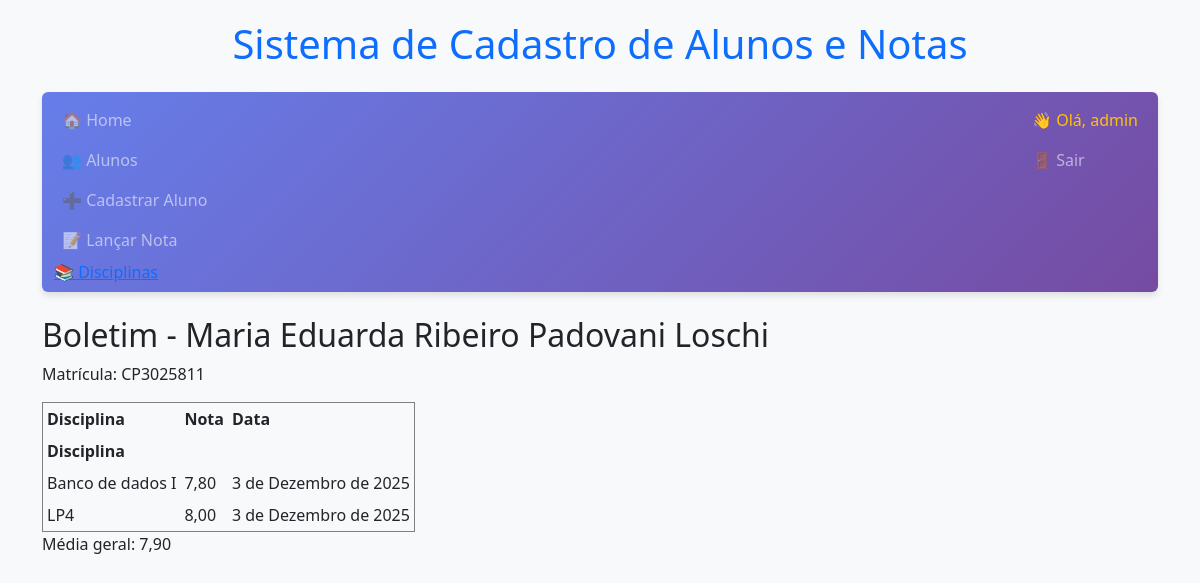
Page /alunos/1/boletim/ (signed in) on the committed database.
### alunos/models.py (models this page shows, shortened)
class Aluno(models.Model):
    nome = models.CharField(max_length=200)
    matricula = models.CharField(max_length=30, unique=True)
    data_nascimento = models.DateField(null=True, blank=True)
    criado_em = models.DateTimeField(auto_now_add=True)

class Nota(models.Model):
    aluno = models.ForeignKey(Aluno, on_delete=models.CASCADE, related_name='notas')
    disciplina = models.ForeignKey(Disciplina, on_delete=models.CASCADE)
    valor = models.DecimalField(max_digits=5, decimal_places=2)
    data = models.DateField(auto_now_add=True)
    lancado_por = models.ForeignKey(get_user_model(), on_delete=models.SET_NULL, null=True, blank=True)
    class Meta:
        unique_together = ('aluno', 'disciplina')

class Disciplina(models.Model):
    nome = models.CharField(max_length=150, unique=True)

### alunos/views.py (the view)
# urls.py: path('alunos/<int:aluno_id>/boletim/', views.boletim, name='boletim'),
@login_required
def boletim(request, aluno_id):
    aluno = get_object_or_404(Aluno, id=aluno_id)
    notas = Nota.objects.filter(aluno=aluno).select_related('disciplina')
    valores = [float(n.valor) for n in notas]
    media = sum(valores)/len(valores) if valores else None
    return render(request, 'alunos/boletim.html', {'aluno': aluno, 'notas': notas, 'media': media})

### alunos/templates/alunos/boletim.html
{% extends 'alunos/base.html' %}
{% block content %}
    <h2>Boletim - {{ aluno.nome }}</h2>
    <p>Matrícula: {{ aluno.matricula }}</p>
    <table border="1" cellpadding="4">
        <tr>
            <th>Disciplina</th>
            <th>Nota</th>
            <th>Data</th>
        </tr><th>Disciplina</th>
        {% for n in notas %}
        <tr>
            <td>{{ n.disciplina.nome }}</td>
            <td>{{ n.valor }}</td>
            <td>{{ n.data }}</td>
        </tr>
        {% empty %}
        <tr><td colspan="3">Sem notas lançadas.</td></tr>
        {% endfor %}
    </table>
    {% if media is not None %}
    <p> Média geral: {{ media|floatformat:2 }} </p>
  {% endif %}
{% endblock %}

### alunos/templates/alunos/base.html (shortened to what this page needs)
<!doctype html>
<html lang="pt-br">
<head>
    <link href="https://cdn.jsdelivr.net/npm/bootstrap@5.3.0/dist/css/bootstrap.min.css" rel="stylesheet">
    <link rel="stylesheet" href="https://cdn.jsdelivr.net/npm/bootstrap-icons@1.10.0/font/bootstrap-icons.css">
</head>
<body>
    <div class="container">
    <header>
    <h1 class="text-center text-primary mb-4">Sistema de Cadastro de Alunos e Notas</h1>
    <nav class="navbar navbar-expand-lg navbar-dark navbar-custom rounded mb-4">
        <div class="container-fluid">
            <div class="navbar-nav w-100 justify-content-between">
                <div>
                    <a class="nav-link" href="{% url 'alunos:home' %}">🏠 Home</a>
                    <a class="nav-link" href="{% url 'alunos:aluno_list' %}">👥 Alunos</a>
                    <a class="nav-link" href="{% url 'alunos:aluno_create' %}">➕ Cadastrar Aluno</a>
                    <a class="nav-link" href="{% url 'alunos:lancar_nota' %}">📝 Lançar Nota</a>
                    <a href="{% url 'alunos:disciplina_list' %}"> 📚 Disciplinas</a>
                </div>
                <div>
                    {% if request.user.is_authenticated %}
                        <span class="nav-link text-warning">👋 Olá, {{ request.user.username }}</span>
                        <a class="nav-link" href="/admin/logout/">🚪 Sair</a>
                    {% else %}
                        <a class="nav-link" href="/admin/login/">🔑 Login</a>
                    {% endif %}
                </div>
            </div>
        </div>
    </nav>
    </header>
    <main>
        {% block content %}{% endblock %}
    </main>
    </div>
</body>
</html>

### alunos/templates/alunos/base.html (style rules this page uses)
body { font-family: 'Segoe UI', Tahoma, Geneva, Verdana, sans-serif; background-color: #f8f9fa; padding-top: 20px; }
.navbar-custom { background: linear-gradient(135deg, #667eea 0%, #764ba2 100%); box-shadow: 0 4px 6px rgba(0,0,0,0.1); }

### rows in the picture
Aluno: nome "Maria Eduarda Ribeiro Padovani Loschi", matricula "CP3025811"
Nota: disciplina.nome "Banco de dados I", valor "7,80", data "3 de Dezembro de 2025"
Nota: disciplina.nome "LP4", valor "8,00", data "3 de Dezembro de 2025"

### other values in the picture
{{ request.user.username }} "admin"
{{ media|floatformat:2 }} "7,90"
